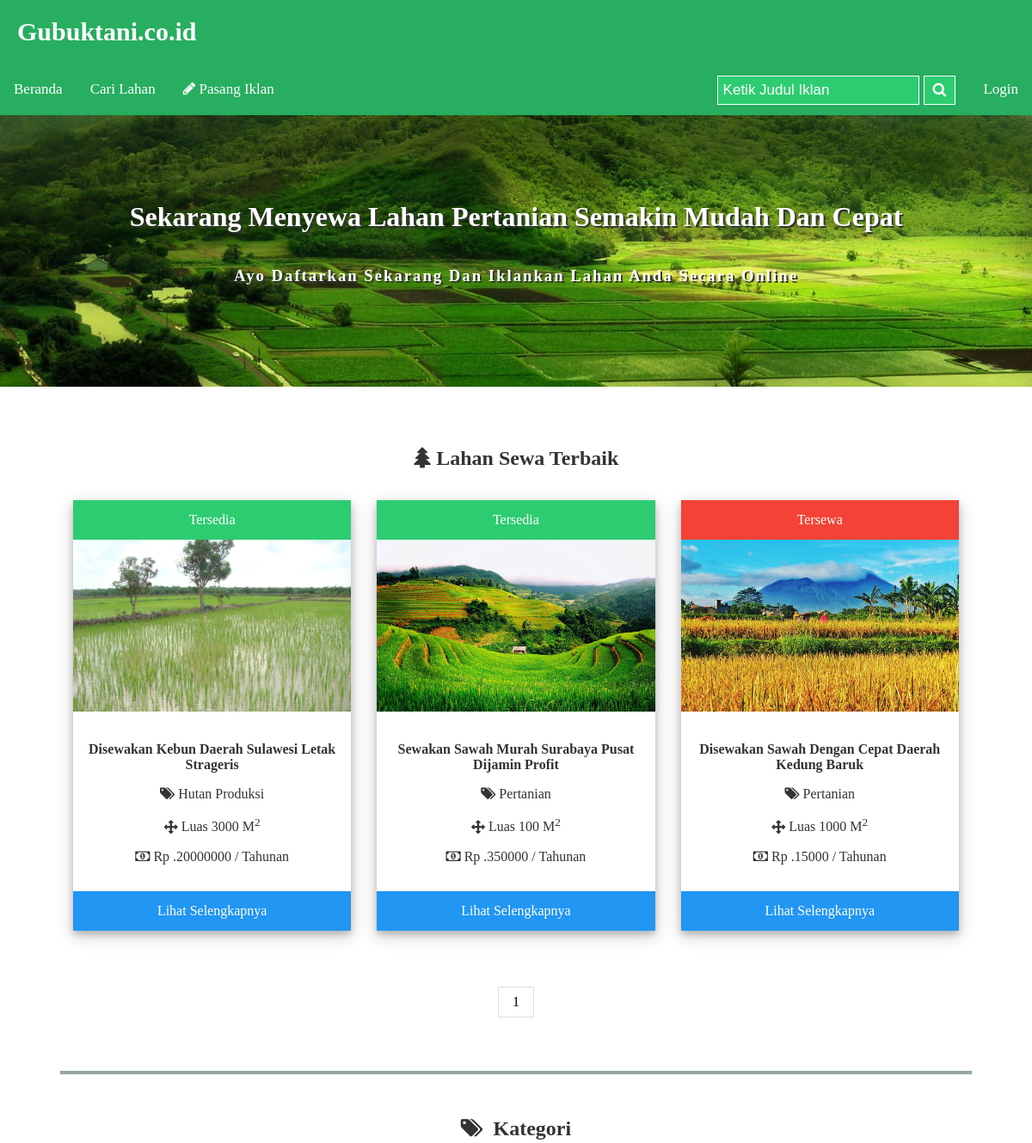
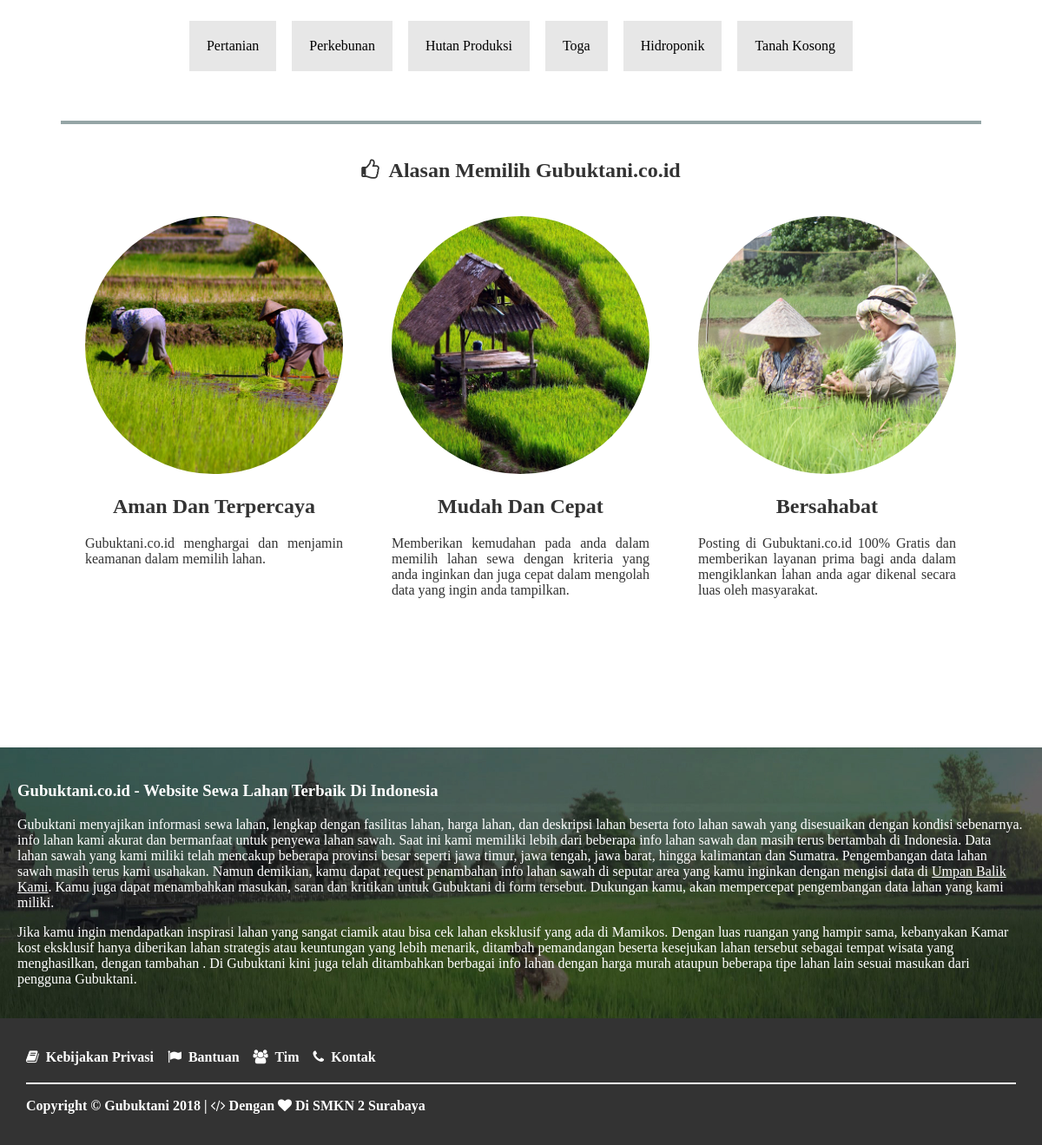
The page /ui/index.php on the database its author committed (2 pictures, top to bottom).
### tables this page shows
CREATE TABLE `tb_lahan` (
  `id_lahan` int(11) NOT NULL,
  `id_user` int(11) NOT NULL,
  `id_kategori` int(11) NOT NULL,
  `judul` varchar(100) NOT NULL,
  `alamat_lahan` varchar(100) NOT NULL,
  `luas` varchar(7) NOT NULL,
  `sertifikasi` varchar(60) NOT NULL,
  `deskripsi` text NOT NULL,
  `harga` int(11) NOT NULL,
  `kurun_sewa` varchar(10) NOT NULL,
  `status` varchar(20) NOT NULL,
  `kondisi` varchar(10) NOT NULL,
  `fasilitas_irigasi` varchar(60) NOT NULL,
  `fasilitas_tanah` varchar(60) NOT NULL,
  `fasilitas_jalan` varchar(60) NOT NULL,
  `fasilitas_pemandangan` varchar(60) NOT NULL,
  `foto_lahan` varchar(255) NOT NULL,
  `fieldCreate_at` varchar(100) DEFAULT NULL,
  `fieldUpdate_at` varchar(100) DEFAULT NULL
);

CREATE TABLE `tb_kategori` (
  `id_kategori` int(11) NOT NULL,
  `kategori` varchar(20) NOT NULL,
  `create_at` varchar(100) DEFAULT NULL,
  `update_at` varchar(100) DEFAULT NULL
);

### ui/index.php (the view, shortened to what this page needs)
<?php
    require_once "db.php";
    require_once "User.php";
 ?>
<!DOCTYPE html>
<html>
<head>
	<link rel="stylesheet" type="text/css" href="css/style.css">
  <link rel="stylesheet" type="text/css" href="css/font-awesome.min.css">
</head>
<body onscroll="myFunction()">
<div class="header">
  <h1>Gubuktani.co.id</h1>
</div>
<?php include "template/header.php"; ?>
<div class="header-2">
  <h1>Sekarang Menyewa Lahan Pertanian Semakin Mudah Dan Cepat</h1>
  <h3>Ayo Daftarkan Sekarang Dan Iklankan Lahan Anda Secara Online</h3>
</div>
<div class="content">
  <div class="view-data">
    <h2><i class="fa fa-tree"></i>&nbsp;Lahan Sewa Terbaik</h2>
    <?php
        if (isset($_GET['cari'])){
            $cari = $_GET['cari'];
            $sql = "SELECT * FROM tb_lahan INNER JOIN tb_kategori ON tb_lahan.id_kategori=tb_kategori.id_kategori WHERE status = 'Terverifikasi' AND  judul LIKE '%".$cari."%'";
            $query = $db->prepare($sql);
            $query->execute();
            $data = $query->fetchAll();
        }else{
          $limit = 9;
          $sql = "SELECT * FROM tb_lahan INNER JOIN tb_kategori ON tb_lahan.id_kategori=tb_kategori.id_kategori WHERE status = 'Terverifikasi' ORDER BY fieldCreate_at ASC";
          $query = $db->prepare($sql);
          $query->execute();
          $total_result = $query->rowCount();
          $total_pages = ceil($total_result/$limit);
          if(!isset($_GET['page']))
          {
            $page = 1;
          }
          else
          {
            $page = $_GET['page'];
          }
          $starting_limit = ($page-1)*$limit;
          $show = "SELECT * FROM tb_lahan INNER JOIN tb_kategori ON (tb_lahan.id_kategori=tb_kategori.id_kategori) WHERE status = 'Terverifikasi' ORDER BY fieldCreate_at ASC LIMIT $starting_limit , $limit";
          $showquery = $db->prepare($show);
          $showquery->execute();
          $data = $showquery->fetchAll();
        }
        foreach($data as $field):
      ?>
    <div class="responsive">
      <div class="img">
        <a class="btn <?php if($field['kondisi'] == "Tersedia"){echo "statsChange";}else{echo "statsChange2";}?>" style="width: 100%;"><?php echo $field['kondisi'] ?></a>
          <img src="images/<?php echo $field['foto_lahan'] ?>" style="min-width: 100%;min-height:200px;max-height: 200px; ">
        <div class="desc">
          <p><strong><?php echo $field['judul']?></strong></p>
          <p><i class="fa fa-tags"></i>&nbsp;<?php echo $field['kategori']; ?></p>
          <p><i class="fa fa-arrows"></i>&nbsp;Luas <?php echo $field['luas']; ?> M<sup>2</sup></p>
          <p><i class="fa fa-money"></i>&nbsp;Rp .<?php echo $field['harga']; ?> / <?php echo $field['kurun_sewa']; ?></p>
        </div>
        <a href="fieldDetail.php?id_lahan=<?php echo $field['id_lahan'] ?>" class="btn info" style="width: 100%;">Lihat Selengkapnya</a>
      </div>
    </div>
    <?php endforeach; ?>
    <div class="clearfix"></div>
    <center>
    <div class="pagination">
    <?php if (isset($_GET['cari'])) {
      echo "";
      }else{
        for($page=1; $page <= $total_pages ; $page++):?>
        <a href="<?php echo "?page=$page" ?>"><?php echo $page; ?></a>
      <?php endfor;
        }
    ?>
    </div>
    </center>
    <hr>
    <div class="kategori">
    <h2><i class="fa fa-tags"></i>&nbsp; Kategori</h2>
    <?php
      $catSql = "SELECT * FROM tb_kategori";
      $query = $db->prepare($catSql);
      $query->execute();
      $categorys = $query->fetchAll();
      foreach($categorys as $category):
    ?>
    <a class="default" style="padding: 20px;"><?php echo $category['kategori'] ?></a>
    <?php endforeach; ?>
  </div>
    <hr>
    <div class="Whyrow">
      <h2><i class="fa fa-thumbs-o-up"></i>&nbsp; Alasan Memilih Gubuktani.co.id</h2>
      <div class="Whycolumn">
        <div class="Whycard">
          <img src="img/1.jpg" style="width:100%; border-radius: 100%;">
          <div class="WhyText">
            <h2>Aman Dan Terpercaya</h2>
            <p>Gubuktani.co.id menghargai dan menjamin keamanan dalam memilih lahan.</p>
          </div>
        </div>
      </div>
      <div class="Whycolumn">
        <div class="Whycard">
          <img src="img/2.jpg" alt="Jane" style="width:100%; border-radius: 100%;">
          <div class="WhyText">
            <h2>Mudah Dan Cepat</h2>
            <p>Memberikan kemudahan pada anda dalam memilih lahan sewa dengan kriteria yang anda inginkan dan juga cepat dalam mengolah data yang ingin anda tampilkan.</p>
          </div>
        </div>
      </div>
      <div class="Whycolumn">
        <div class="Whycard">
          <img src="img/3.jpg" alt="Jane" style="width:100%; border-radius: 100%;">
          <div class="WhyText">
            <h2>Bersahabat</h2>
            <p>Posting di Gubuktani.co.id 100% Gratis dan memberikan layanan prima bagi anda dalam mengiklankan lahan anda agar dikenal secara luas oleh masyarakat.</p>
          </div>
        </div>
      </div>
    </div>
  </div>
</div>
<div class="content-2">
  <h3>Gubuktani.co.id - Website Sewa Lahan Terbaik Di Indonesia</h3>
  <p>Gubuktani menyajikan informasi sewa lahan, lengkap dengan fasilitas lahan, harga lahan, dan deskripsi lahan beserta foto lahan sawah yang disesuaikan dengan kondisi sebenarnya. info lahan kami akurat dan bermanfaat untuk penyewa lahan sawah. Saat ini kami memiliki lebih dari beberapa info lahan sawah dan masih terus bertambah di Indonesia. Data lahan sawah yang kami miliki telah mencakup beberapa provinsi besar seperti jawa timur, jawa tengah, jawa barat, hingga kalimantan dan Sumatra. Pengembangan data lahan sawah masih terus kami usahakan. Namun demikian, kamu dapat request penambahan info lahan sawah di seputar area yang kamu inginkan dengan mengisi data di <a href="contact.php" style="text-decoration: underline; color: #fff;">Umpan Balik Kami</a>. Kamu juga dapat menambahkan masukan, saran dan kritikan untuk Gubuktani di form tersebut. Dukungan kamu, akan mempercepat pengembangan data lahan yang kami miliki.</p>
  <p>Jika kamu ingin mendapatkan inspirasi lahan yang sangat ciamik atau bisa cek lahan eksklusif yang ada di Mamikos. Dengan luas ruangan yang hampir sama, kebanyakan Kamar kost eksklusif hanya diberikan lahan strategis atau keuntungan yang lebih menarik, ditambah pemandangan beserta kesejukan lahan tersebut sebagai tempat wisata yang menghasilkan, dengan tambahan . Di Gubuktani kini juga telah ditambahkan berbagai info lahan dengan harga murah ataupun beberapa tipe lahan lain sesuai masukan dari pengguna Gubuktani.</p>
</div>
<?php include "template/footer.php"; ?>
</body>
</html>

### ui/css/style.css (style rules this page uses)
body,html { margin: 0; font-family: raleway; height: 100%; color: #333; }
.header { color: #FFF; background: #27ae60; padding: 20px; }
.header h1 { margin: 0; font-family: segoe script; font-weight: bold; font-size:30px; }
.header-2 { background: url("../img/sawah2.jpg"); background-position: center; background-size: cover; color: #fff; text-align: center; padding: 100px 0px; }
.header-2 h1 { margin: 0; text-shadow: 2px 2px #333; }
.header-2 h3 { text-shadow: 2px 2px #333; letter-spacing: 2px; padding-top: 20px; }
.kategori { width: 900px; margin: 50px auto; text-align: center; }
.kategori a { display: inline-table; margin: 7px; }
.content { padding: 20px; text-align: justify; max-width: 1100px; margin: auto; margin-bottom: 50px; }
.content h2 { text-align: center; }
.content-2 { width: 100%; background-color: #333; padding: 20px; color: #fff; background-image: url("../img/sw.jpg"); background-size: cover; background-position: center; }
div.img { box-shadow: 0 4px 8px 0 rgba(0, 0, 0, 0.2), 0 6px 20px 0 rgba(0, 0, 0, 0.19); }
div.img img { width: 100%; height: auto; }
div.desc { padding: 15px; text-align: center; }
* { box-sizing: border-box; }
.responsive { padding: 15px; float: left; width: 33.33%; }
.clearfix:after { content: ""; display: table; clear: both; }
hr { border:2px solid #95a5a6; }
.view-data { margin: 50px 0px; }
a { text-decoration: none; }
.btn { border: none; color: white; padding: 14px 28px; text-align: center; display: inline-block; font-size: 16px; }
.statsChange { background: #2ecc71; }
.statsChange2 { background-color: #f44336; }
.info { background-color: #2196F3; }
.default { background-color: #e7e7e7; color: black; }
.pagination { display: inline-block; margin: 50px auto; }
.pagination a { color: black; float: left; padding: 8px 16px; text-decoration: none; transition: background-color .3s; border: 1px solid #ddd; }
.Whycolumn { float: left; width: 33.3%; margin-bottom: 16px; padding: 0 8px; }
.Whycard { padding: 20px; }
.Whyrow { margin-top: 40px; }
.WhyText::after, .Whyrow::after { content: ""; clear: both; display: table; }

### rows shown on the page
tb_lahan: kondisi "Tersedia", foto_lahan (picture), judul "Disewakan Kebun Daerah Sulawesi Letak Strageris", id_kategori.kategori "Hutan Produksi", luas "3000", harga "20000000", kurun_sewa "Tahunan"
tb_lahan: kondisi "Tersedia", foto_lahan (picture), judul "Sewakan Sawah Murah Surabaya Pusat Dijamin Profit", id_kategori.kategori "Pertanian", luas "100", harga "350000", kurun_sewa "Tahunan"
tb_lahan: kondisi "Tersewa", foto_lahan (picture), judul "Disewakan Sawah Dengan Cepat Daerah Kedung Baruk", id_kategori.kategori "Pertanian", luas "1000", harga "15000", kurun_sewa "Tahunan"
tb_kategori: kategori "Pertanian"
tb_kategori: kategori "Perkebunan"
tb_kategori: kategori "Hutan Produksi"
tb_kategori: kategori "Toga"
tb_kategori: kategori "Hidroponik"
tb_kategori: kategori "Tanah Kosong"
